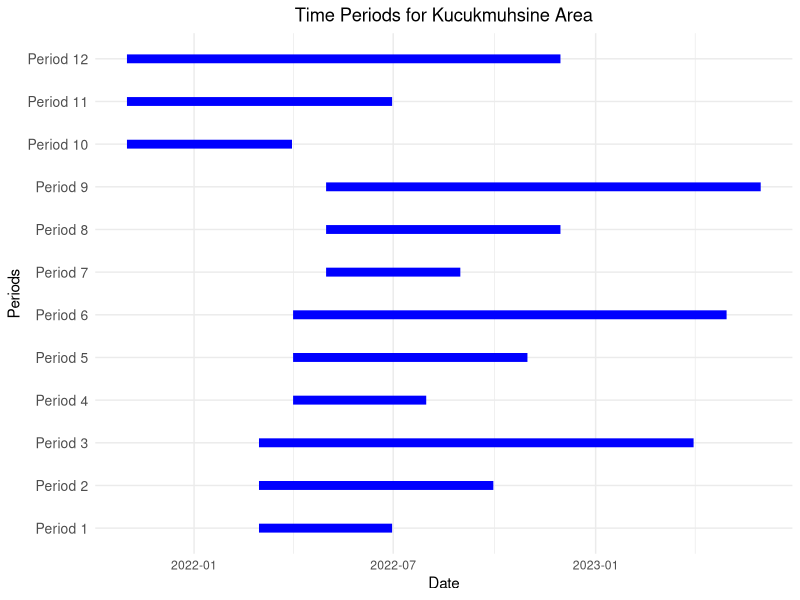

R code for this plot:
# Load required libraries
library(ggplot2)
library(dplyr)  # For data manipulation

# Define the data
data <- data.frame(
  Period = paste("Period", 1:12),
  Start = as.Date(c("2022-03-01", "2022-03-01", "2022-03-01", "2022-04-01", "2022-04-01", 
                    "2022-04-01", "2022-05-01", "2022-05-01", "2022-05-01", "2021-11-01", 
                    "2021-11-01", "2021-11-01")),
  End = as.Date(c("2022-06-30", "2022-09-30", "2023-03-31", "2022-07-31", "2022-10-31", 
                  "2023-04-30", "2022-08-31", "2022-11-30", "2023-05-31", "2022-03-31", 
                  "2022-06-30", "2022-11-30"))
)

# Sort the data by the Start date
#data <- data %>% arrange(Period)
data$Period <- factor(data$Period, levels = unique(data$Period))

# Create the Gantt chart
ggplot(data, aes(y = Period, x = Start, xend = End)) +
  geom_segment(aes(yend = Period), size = 3, color = "blue") +
  labs(
    title = "Time Periods for Kucukmuhsine Area",
    x = "Date",
    y = "Periods"
  ) +
  theme_minimal() +
  theme(
    axis.text.y = element_text(size = 10),
    plot.title = element_text(hjust = 0.5)
  )
